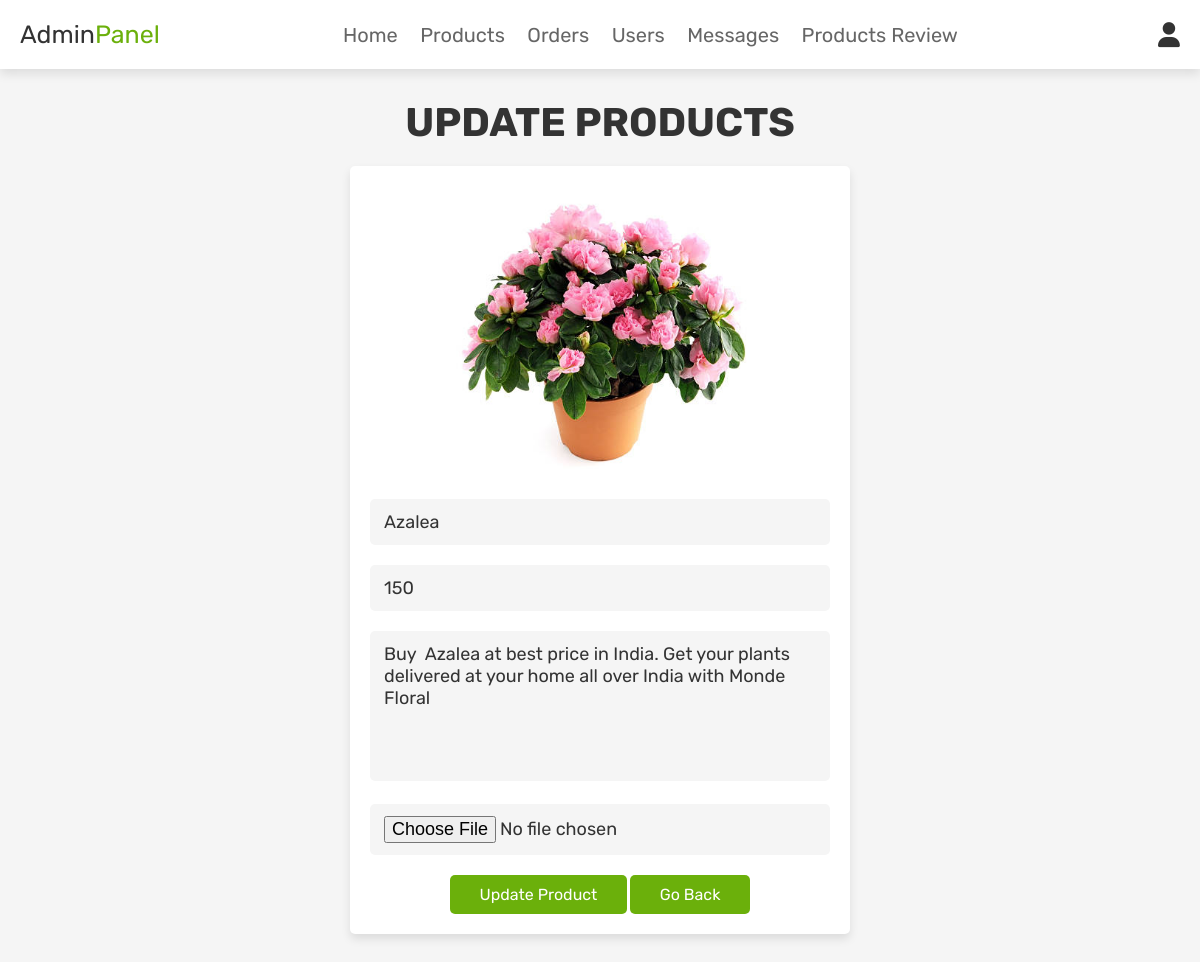
Page /admin_update_product.php?update=25 (signed in) on the committed database.
### tables this page shows
CREATE TABLE `tbl_products` (
  `id` int(100) NOT NULL,
  `name` varchar(100) NOT NULL,
  `details` varchar(500) NOT NULL,
  `price` int(100) NOT NULL,
  `image` varchar(100) NOT NULL
);

### admin_update_product.php (the view, shortened to what this page needs)
<?php
@include 'config.php';
?>
<!DOCTYPE html>
<html lang="en">
<head>
   <link rel="stylesheet" href="https://cdnjs.cloudflare.com/ajax/libs/font-awesome/6.0.0/css/all.min.css">
   <link rel="stylesheet" href="css/admin_style.css">
</head>
<body>
<?php @include 'admin_header.php'; ?>
<section class="update-product">
<h1 class="title">Update Products</h1>
<?php
   $update_id = $_GET['update'];
   $select_products = mysqli_query($conn, "SELECT * FROM tbl_products WHERE id = '$update_id'") or die('query failed');
   if(mysqli_num_rows($select_products) > 0){
      while($fetch_products = mysqli_fetch_assoc($select_products)){
?>
<form action="" method="post" enctype="multipart/form-data">
   <img src="uploaded_img/<?php echo $fetch_products['image']; ?>" class="image"  alt="">
   <input type="text" class="box" value="<?php echo $fetch_products['name']; ?>" required placeholder="update product name" name="name">
   <input type="number" min="0" class="box" value="<?php echo $fetch_products['price']; ?>" required placeholder="update product price" name="price">
   <textarea name="details" class="box" required placeholder="update product details" cols="30" rows="10"><?php echo $fetch_products['details']; ?></textarea>
   <input type="file" accept="image/jpg, image/jpeg, image/png" class="box" name="image">
   <input type="submit" value="update product" name="update_product" class="btn">
   <a href="admin_products.php" class="option-btn">go back</a>
</form>
<?php
      }
   }else{
      echo '<p class="empty">no update product select</p>';
   }
?>
</section>
</body>
</html>

### admin_style.css (style rules this page uses)
:root { --monsteradeliciosa: #6bb00b; --red: #ff1900; --black: #333; --white: #fff; --light-color: #666; --light-white: #ccc; --light-bg: #f5f5f5; --border: .2rem solid var(--black); --box-shadow: 0 .5rem 1rem rgba(0, 0, 0, .1); }
* { font-family: 'Rubik', sans-serif; margin: 0; padding: 0; box-sizing: border-box; outline: none; border: none; text-decoration: none; transition: all .2s linear; }
html { font-size: 62.5%; overflow-x: hidden; scroll-behavior: smooth; scroll-padding-top: 6.5rem; }
body { background: var(--light-bg); }
section { padding: 3rem 2rem; }
.title { text-align: center; margin-bottom: 2rem; color: var(--black); text-transform: uppercase; font-size: 4rem; }
.btn, .delete-btn, .option-btn { display: inline-block; border-radius: .5rem; margin-top: 1rem; font-size: 16px; color: var(--white); cursor: pointer; padding: 1rem 3rem; text-transform: capitalize; }
.btn { background-color: var(--monsteradeliciosa); }
.option-btn { background-color: var(--monsteradeliciosa); }
.update-product form { max-width: 50rem; border-radius: .5rem; background-color: var(--white); padding: 2rem; text-align: center; margin: 0 auto; box-shadow: var(--box-shadow); }
.update-product form .box { width: 100%; margin: 1rem 0; font-size: 1.8rem; color: var(--black); border-radius: .5rem; background-color: var(--light-bg); padding: 1.2rem 1.4rem; }
.update-product form textarea { height: 15rem; resize: none; }
.update-product .image { height: 30rem; border-radius: .5rem; }
:root { --main-color1: #eb4d4b; --text-color: #131e2c; }

### rows in the picture
tbl_products: image (picture), name "Azalea", price "150", details "Buy Azalea at best price in India. Get your plants delivered at your home all over India with Monde Floral"
